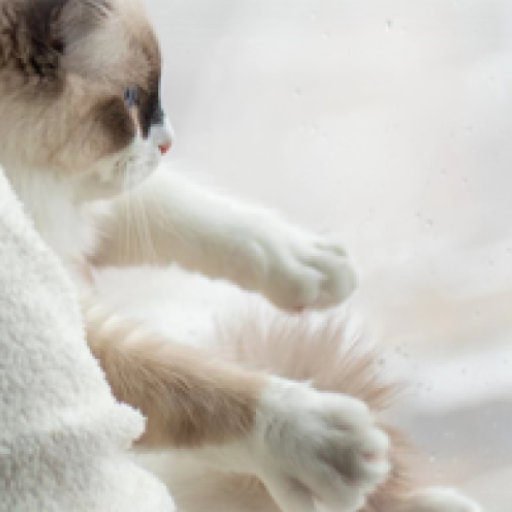
#> input picture upstream/android/app/src/main/ic_launcher-playstore.png, 512 x 512 px
$ python apply_user_app_icon.py ../upstream/android/app/src/main/ic_launcher-playstore.png
#> lines starting #> are read from the running program, lines starting #| are printed output that depends on the picture; after the words box and inside, x2 and y2 are one past the last pixel; in counts of white or black regions, pixels touching at a corner belong together
"""Adapt user-supplied artwork into Android launcher icons; never generates art."""
from __future__ import annotations

import argparse
import hashlib
import json
from pathlib import Path
import shutil
import sys

ROOT = Path(__file__).resolve().parents[1]
sys.path.insert(0, str(ROOT / 'build-local/icon-python'))
from PIL import Image, ImageDraw, ImageFilter, ImageOps

BACKGROUND = (12, 43, 45, 255)
DENSITIES = {'mdpi': 1, 'hdpi': 1.5, 'xhdpi': 2, 'xxhdpi': 3, 'xxxhdpi': 4}


def compose(art: Image.Image, side: int, art_fraction: float, opaque: bool) -> Image.Image:
    canvas = Image.new('RGBA', (side, side), BACKGROUND if opaque else (0, 0, 0, 0))
    fitted = ImageOps.contain(art, (round(side * art_fraction), round(side * art_fraction)), Image.Resampling.LANCZOS)
    # Blend only the outermost artwork edge into the launcher background.
    mask = Image.new('L', fitted.size, 0)
    edge = max(1, round(fitted.width * 0.012))
    ImageDraw.Draw(mask).rectangle((edge, edge, fitted.width - edge - 1, fitted.height - edge - 1), fill=255)
    mask = mask.filter(ImageFilter.GaussianBlur(edge / 2))
    fitted.putalpha(mask)
    canvas.alpha_composite(fitted, ((side - fitted.width) // 2, (side - fitted.height) // 2))
    return canvas


def shaped(image: Image.Image, circular: bool) -> Image.Image:
    side = image.width
    mask = Image.new('L', image.size, 0)
    draw = ImageDraw.Draw(mask)
    if circular:
        draw.ellipse((0, 0, side - 1, side - 1), fill=255)
    else:
        draw.rounded_rectangle((0, 0, side - 1, side - 1), radius=round(side * 0.20), fill=255)
    result = image.copy()
    result.putalpha(mask)
    return result


def main():
    parser = argparse.ArgumentParser(description=__doc__)
    parser.add_argument('source', type=Path)
    parser.add_argument('--output', type=Path, default=ROOT / 'artwork/user-icon-v4')
    args = parser.parse_args()
    source = args.source.resolve(strict=True)
    output = args.output.resolve()
    if output.exists():
        raise RuntimeError(f'Refusing to overwrite an existing artwork output directory: {output}')
    with Image.open(source) as original:
#> original is the input picture: PIL image 512x512 RGBA; mean R, G, B, A 200.4, 196.4, 189.5, 255
        original.load()
        art = ImageOps.exif_transpose(original).convert('RGBA')
    output.mkdir(parents=True)
    shutil.copy2(source, output / 'source.png')
    res = ROOT / 'upstream/android/app/src/main/res'
    backup = output / 'previous-resources'
    master = compose(art, 1024, 0.88, True)
#> in compose, `canvas = Image.new('RGBA', (side, side), BACKGROUND if opaque else (0,..`:
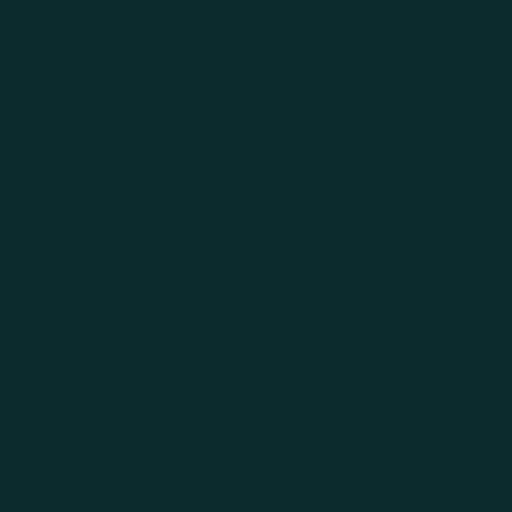
#> canvas: PIL image 1024x1024 RGBA (shown at 1/2 size); mean R, G, B, A 12, 43, 45, 255
#> in compose, `mask = Image.new('L', fitted.size, 0)`: mask: PIL image 901x901 L; every value is 0
#> in compose, `ImageDraw.Draw(mask).rectangle((edge, edge, fitted.width - edge - 1, f..`:
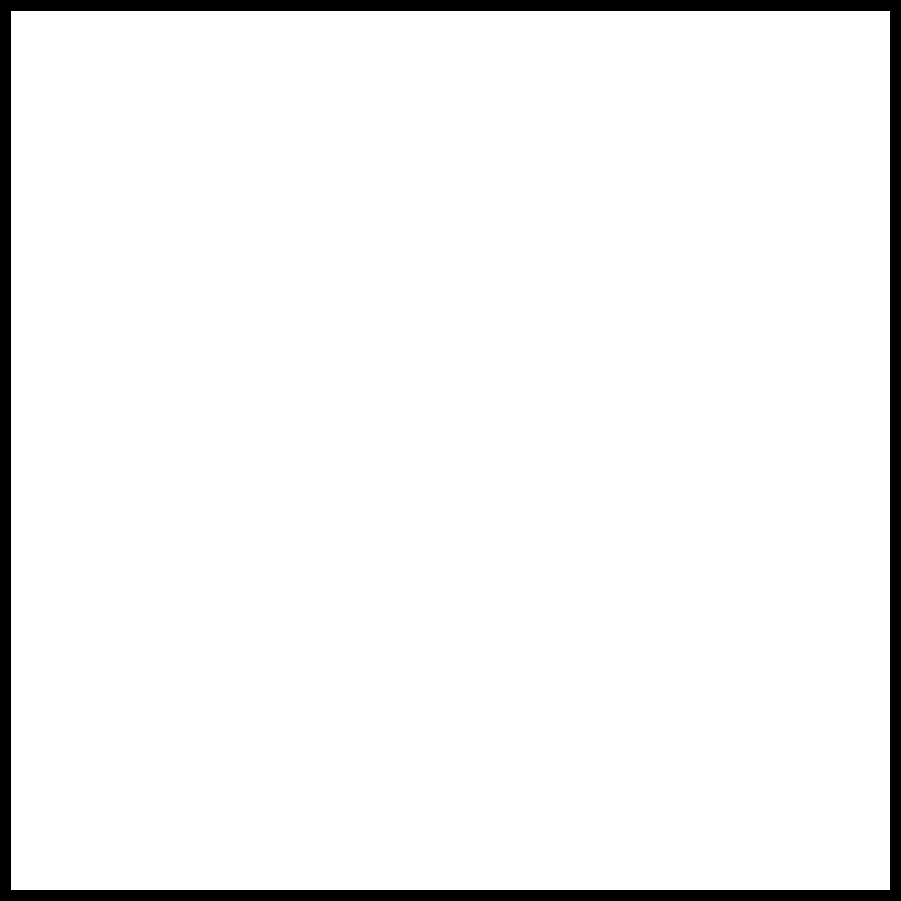
#> mask: PIL image 901x901 L; 95.2% white; 1 black region, box (x1, y1, x2, y2) and area: (0, 0, 901, 901) 39160
#> in compose, `fitted.putalpha(mask)`:
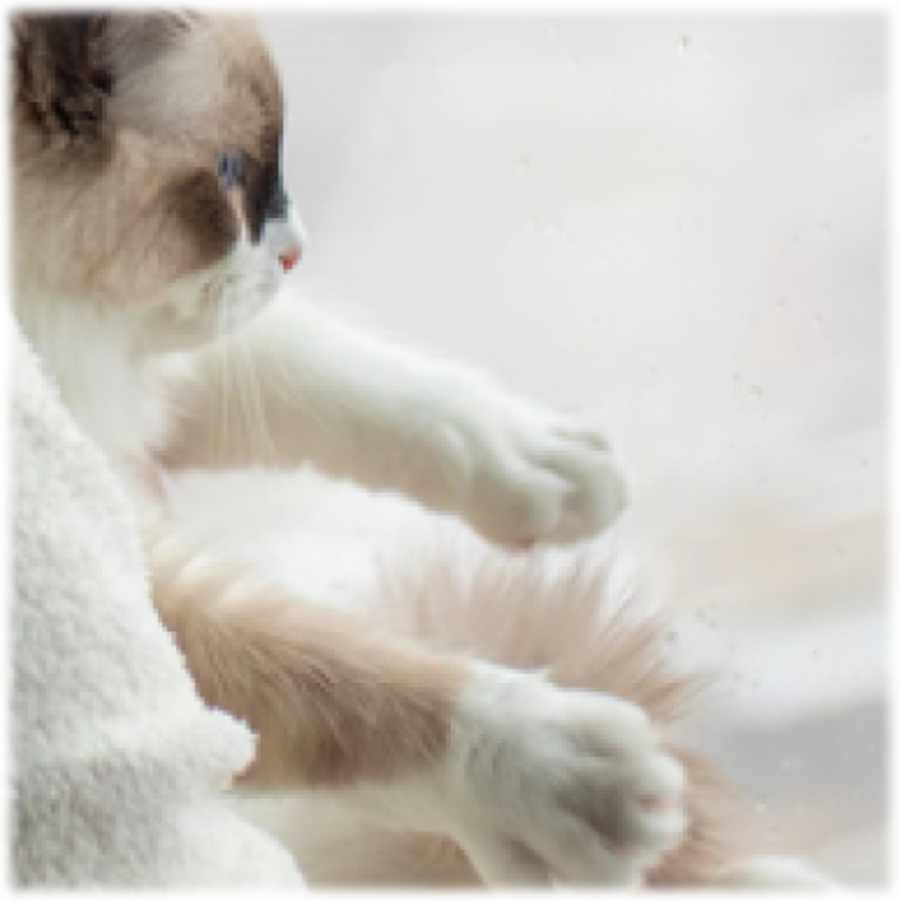
#> fitted: PIL image 901x901 RGBA; mean R, G, B, A 200.4, 196.4, 189.5, 242.7; transparent parts drawn white
    foreground = compose(art, 1296, 0.88 * 72 / 108, False)
#> call 2 of compose, with side = 1296, art_fraction = 0.587, opaque = False
#> in compose (call 2), `canvas = Image.new('RGBA', (side, side), BACKGROUND if opaque else (0,..`: canvas: PIL image 1296x1296 RGBA; every value is 0
#> in compose (call 2), `mask = Image.new('L', fitted.size, 0)`: mask: PIL image 760x760 L; every value is 0
#> in compose (call 2), `ImageDraw.Draw(mask).rectangle((edge, edge, fitted.width - edge - 1, f..`: mask: PIL image 760x760 L; 95.3% white; 1 black region, box (x1, y1, x2, y2) and area: (0, 0, 760, 760) 27036
#> in compose (call 2), `canvas.alpha_composite(fitted, ((side - fitted.width) // 2, (side - fi..`:
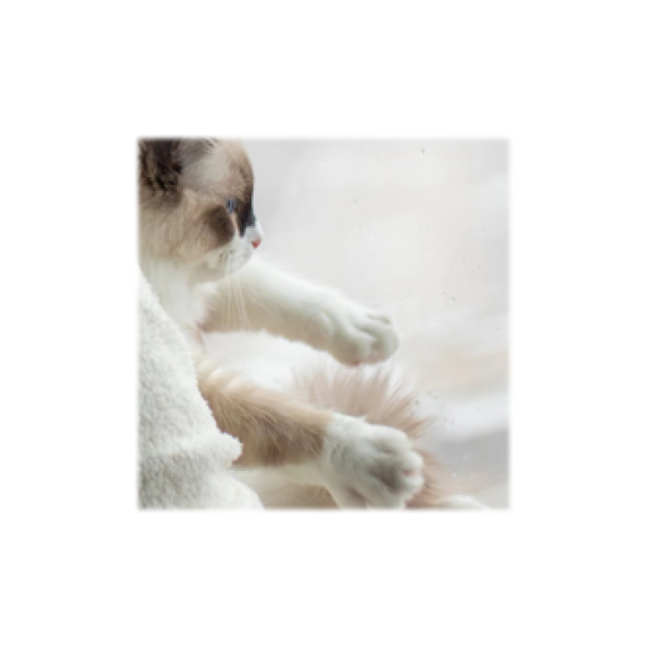
#> canvas: PIL image 1296x1296 RGBA (shown at 1/2 size); mean R, G, B, A 68.9, 67.5, 65.2, 83.6; transparent parts drawn white
    for density, factor in DENSITIES.items():
        directory = res / ('mipmap-' + density)
        for filename, pixels, image in [
            ('ic_launcher.png', round(48 * factor), shaped(master, False)),
            ('ic_launcher_round.png', round(48 * factor), shaped(master, True)),
            ('ic_launcher_foreground.png', round(108 * factor), foreground),
        ]:
#> in shaped, `mask = Image.new('L', image.size, 0)`: mask: PIL image 1024x1024 L; every value is 0
#> in shaped, `result.putalpha(mask)`: mask: PIL image 1024x1024 L; 96.5% white; 4 black regions, box (x1, y1, x2, y2) and area: (0, 0, 191, 191) 9076, (833, 0, 1024, 191) 9076, (0, 833, 191, 1024) 9076, (833, 833, 1024, 1024) 9076
#> in shaped, `result.putalpha(mask)`:
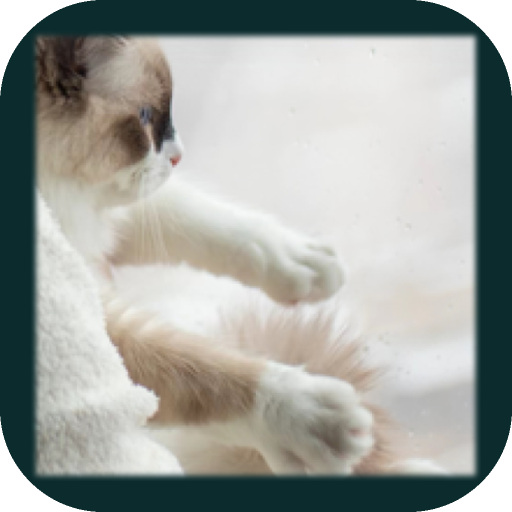
#> result: PIL image 1024x1024 RGBA (shown at 1/2 size); mean R, G, B, A 151.1, 156.3, 151.6, 246.2; transparent parts drawn white
#> call 2 of shaped, with circular = True
#> in shaped (call 2), `result.putalpha(mask)`:
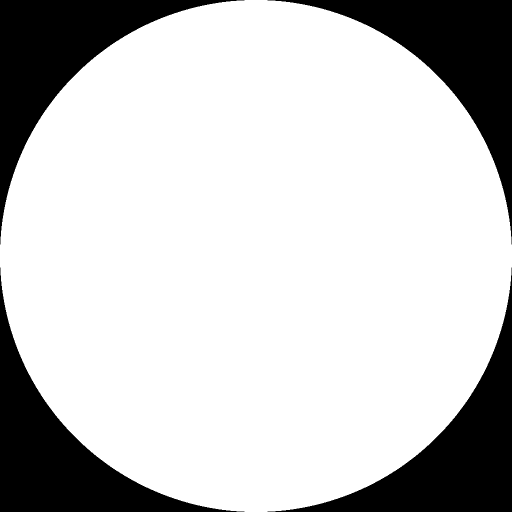
#> mask: PIL image 1024x1024 L (shown at 1/2 size); 78.5% white; 4 black regions, box (x1, y1, x2, y2) and area: (0, 0, 489, 489) 56296, (535, 0, 1024, 489) 56296, (0, 535, 489, 1024) 56296, (535, 535, 1024, 1024) 56296
#> in shaped (call 2), `result.putalpha(mask)`:
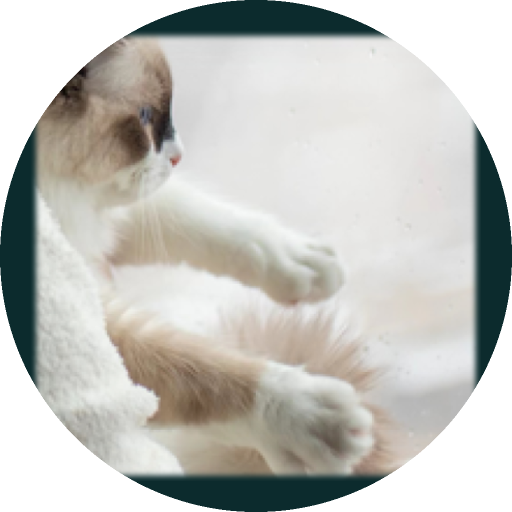
#> result: PIL image 1024x1024 RGBA (shown at 1/2 size); mean R, G, B, A 151.1, 156.3, 151.6, 200.2; transparent parts drawn white
            target = directory / filename
            # Read and preserve every overwritten asset before replacement.
#> (the run stopped early here; a loop or call above may not have finished)
